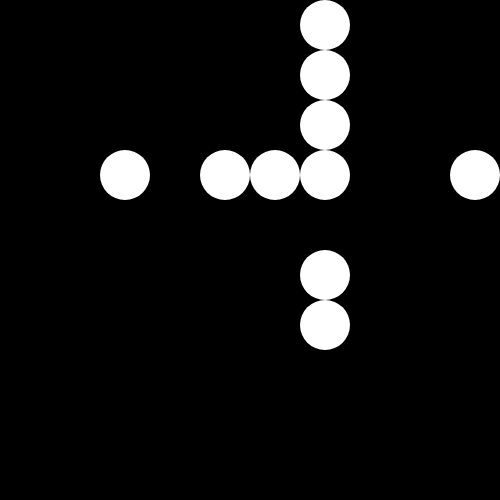
Frame 1 (no input)
Frame 60 (no input): identical to frame 1, image omitted
Frame 120 (the mouse pressed at the canvas centre since frame 60): identical to frame 1, image omitted

The p5.js sketch that drew this single still picture (run headless with seeded random() and noise() and a simulated clock; from frame 60 on, the mouse is pressed at the canvas centre):

// p5.js sketch
// ── sketch.js
let graphics = [];
let graphicIndex = 0;

function setup() {
  createCanvas(500, 500);
  graphics.push(new Number10());
  graphics.push(new Number11());
  graphics.push(new Number12());
  switchGraphic();
}

function draw() {

}

class Base {
  constructor() {
    this.ellipseSize = 50;
    ellipseMode(CORNER);
  }
  draw() {
    background(0);
    noStroke();
    fill(255);
  }
}

class Number10 extends Base {
  draw() {
    super.draw();

    ellipse(6 * this.ellipseSize, 0, this.ellipseSize, this.ellipseSize);
    ellipse(6 * this.ellipseSize, 1 * this.ellipseSize, this.ellipseSize, this.ellipseSize);
    ellipse(6 * this.ellipseSize, 2 * this.ellipseSize, this.ellipseSize, this.ellipseSize);
    ellipse(6 * this.ellipseSize, 3 * this.ellipseSize, this.ellipseSize, this.ellipseSize);
    ellipse(6 * this.ellipseSize, 5 * this.ellipseSize, this.ellipseSize, this.ellipseSize);
    ellipse(6 * this.ellipseSize, 6 * this.ellipseSize, this.ellipseSize, this.ellipseSize);

    ellipse(2 * this.ellipseSize, 3 * this.ellipseSize, this.ellipseSize, this.ellipseSize);
    ellipse(4 * this.ellipseSize, 3 * this.ellipseSize, this.ellipseSize, this.ellipseSize);
    ellipse(5 * this.ellipseSize, 3 * this.ellipseSize, this.ellipseSize, this.ellipseSize);
    ellipse(9 * this.ellipseSize, 3 * this.ellipseSize, this.ellipseSize, this.ellipseSize);
  }
}

class Number11 extends Base {
  draw() {
    super.draw();

    ellipse(this.ellipseSize, 3 * this.ellipseSize, this.ellipseSize, this.ellipseSize);
    ellipse(this.ellipseSize, 4 * this.ellipseSize, this.ellipseSize, this.ellipseSize);
    ellipse(this.ellipseSize, 5 * this.ellipseSize, this.ellipseSize, this.ellipseSize);
    ellipse(2 * this.ellipseSize, 3 * this.ellipseSize, this.ellipseSize, this.ellipseSize);
    ellipse(2 * this.ellipseSize, 5 * this.ellipseSize, this.ellipseSize, this.ellipseSize);
    ellipse(3 * this.ellipseSize, 5 * this.ellipseSize, this.ellipseSize, this.ellipseSize);

    ellipse(4 * this.ellipseSize, 9 * this.ellipseSize, this.ellipseSize, this.ellipseSize);
    ellipse(5 * this.ellipseSize, 9 * this.ellipseSize, this.ellipseSize, this.ellipseSize);
    ellipse(5 * this.ellipseSize, 8 * this.ellipseSize, this.ellipseSize, this.ellipseSize);
    ellipse(6 * this.ellipseSize, 9 * this.ellipseSize, this.ellipseSize, this.ellipseSize);
    ellipse(6 * this.ellipseSize, 8 * this.ellipseSize, this.ellipseSize, this.ellipseSize);
    ellipse(6 * this.ellipseSize, 7 * this.ellipseSize, this.ellipseSize, this.ellipseSize);

    ellipse(6 * this.ellipseSize, 2 * this.ellipseSize, this.ellipseSize, this.ellipseSize);
    ellipse(7 * this.ellipseSize, 2 * this.ellipseSize, this.ellipseSize, this.ellipseSize);
    ellipse(8 * this.ellipseSize, 2 * this.ellipseSize, this.ellipseSize, this.ellipseSize);
    ellipse(7 * this.ellipseSize, 3 * this.ellipseSize, this.ellipseSize, this.ellipseSize);
    ellipse(8 * this.ellipseSize, 3 * this.ellipseSize, this.ellipseSize, this.ellipseSize);
    ellipse(7 * this.ellipseSize, 4 * this.ellipseSize, this.ellipseSize, this.ellipseSize);

  }
}

class Number12 extends Base {
  draw() {
    super.draw();
    
    ellipse(260, 10, this.ellipseSize, this.ellipseSize);
    ellipse(312, 92, this.ellipseSize, this.ellipseSize);
    ellipse(215, 118, this.ellipseSize, this.ellipseSize);
    ellipse(278, 140, this.ellipseSize, this.ellipseSize);
    ellipse(178, 160, this.ellipseSize, this.ellipseSize);
    ellipse(232, 172, this.ellipseSize, this.ellipseSize);
    
    ellipse(198, 238, this.ellipseSize, this.ellipseSize);

    ellipse(400, 265, this.ellipseSize, this.ellipseSize);
    ellipse(342, 298, this.ellipseSize, this.ellipseSize);
    ellipse(377, 338, this.ellipseSize, this.ellipseSize);

    ellipse(32, 388, this.ellipseSize, this.ellipseSize);
  }
}

function switchGraphic() {
  graphics[graphicIndex%graphics.length].draw();
  graphicIndex++;
}

function mouseReleased() {
  switchGraphic();
}

function touchEnded() {
  switchGraphic();
}
